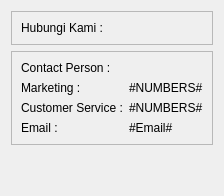
            <widget class="QWidget" name="ContactPage">
             <layout class="QVBoxLayout" name="verticalLayout_53">
              <item>
               <widget class="QFrame" name="ContactPageContainer">
                <property name="frameShape">
                 <enum>QFrame::StyledPanel</enum>
                </property>
                <property name="frameShadow">
                 <enum>QFrame::Raised</enum>
                </property>
                <layout class="QVBoxLayout" name="verticalLayout_54">
                 <item alignment="Qt::AlignTop">
                  <widget class="QLabel" name="ContactPageLabel">
                   <property name="text">
                    <string>Hubungi Kami :</string>
                   </property>
                  </widget>
                 </item>
                </layout>
               </widget>
              </item>
              <item>
               <widget class="QFrame" name="ContactPersonPageContainer">
                <property name="frameShape">
                 <enum>QFrame::StyledPanel</enum>
                </property>
                <property name="frameShadow">
                 <enum>QFrame::Raised</enum>
                </property>
                <layout class="QGridLayout" name="gridLayout_5">
                 <item row="3" column="0">
                  <widget class="QLabel" name="EmailLabel">
                   <property name="text">
                    <string>Email :</string>
                   </property>
                  </widget>
                 </item>
                 <item row="1" column="0">
                  <widget class="QLabel" name="MarketingLabel">
                   <property name="text">
                    <string>Marketing :</string>
                   </property>
                  </widget>
                 </item>
                 <item row="0" column="0">
                  <widget class="QLabel" name="ContactPersonLabel">
                   <property name="text">
                    <string>Contact Person :</string>
                   </property>
                  </widget>
                 </item>
                 <item row="2" column="0">
                  <widget class="QLabel" name="CustomerServiceLabel">
                   <property name="text">
                    <string>Customer Service :</string>
                   </property>
                  </widget>
                 </item>
                 <item row="1" column="1">
                  <widget class="QLabel" name="MarketingNumberLabel">
                   <property name="text">
                    <string>#NUMBERS#</string>
                   </property>
                  </widget>
                 </item>
                 <item row="2" column="1">
                  <widget class="QLabel" name="CustomerServiceNumberLabel">
                   <property name="text">
                    <string>#NUMBERS#</string>
                   </property>
                  </widget>
                 </item>
                 <item row="3" column="1">
                  <widget class="QLabel" name="label_4">
                   <property name="text">
                    <string>#Email#</string>
                   </property>
                  </widget>
                 </item>
                </layout>
               </widget>
              </item>
              <item>
               <spacer name="verticalSpacer_12">
                <property name="orientation">
                 <enum>Qt::Vertical</enum>
                </property>
                <property name="sizeHint" stdset="0">
                 <size>
                  <width>20</width>
                  <height>40</height>
                 </size>
                </property>
               </spacer>
              </item>
             </layout>
            </widget>
